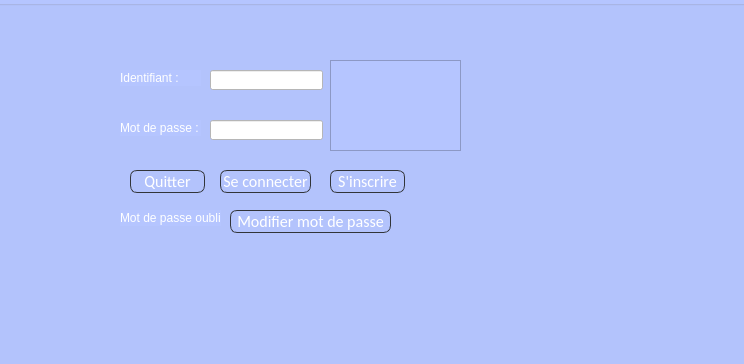
<?xml version="1.0" encoding="UTF-8"?>
<ui version="4.0">
 <class>MainWindow</class>
 <widget class="QMainWindow" name="MainWindow">
  <property name="geometry">
   <rect>
    <x>0</x>
    <y>0</y>
    <width>744</width>
    <height>364</height>
   </rect>
  </property>
  <property name="windowTitle">
   <string>MainWindow</string>
  </property>
  <widget class="QWidget" name="centralwidget">
   <widget class="QGroupBox" name="groupBox">
    <property name="geometry">
     <rect>
      <x>-20</x>
      <y>0</y>
      <width>771</width>
      <height>381</height>
     </rect>
    </property>
    <property name="styleSheet">
     <string notr="true">background-color: rgb(181, 197, 255);
background-image: url(:/background.jpg);</string>
    </property>
    <property name="title">
     <string/>
    </property>
    <widget class="QLabel" name="label_2">
     <property name="geometry">
      <rect>
       <x>140</x>
       <y>70</y>
       <width>81</width>
       <height>16</height>
      </rect>
     </property>
     <property name="styleSheet">
      <string notr="true">color: rgb(255, 255, 255);</string>
     </property>
     <property name="text">
      <string>Identifiant :</string>
     </property>
    </widget>
    <widget class="QLabel" name="label_3">
     <property name="geometry">
      <rect>
       <x>140</x>
       <y>120</y>
       <width>81</width>
       <height>16</height>
      </rect>
     </property>
     <property name="styleSheet">
      <string notr="true">color: rgb(255, 255, 255);</string>
     </property>
     <property name="text">
      <string>Mot de passe :</string>
     </property>
    </widget>
    <widget class="QLineEdit" name="lineEdit_loginid">
     <property name="geometry">
      <rect>
       <x>230</x>
       <y>70</y>
       <width>113</width>
       <height>20</height>
      </rect>
     </property>
     <property name="styleSheet">
      <string notr="true">background-color: rgb(255, 255, 255);
color: rgb(255, 255, 255);</string>
     </property>
    </widget>
    <widget class="QLineEdit" name="lineEdit_loginmdp">
     <property name="geometry">
      <rect>
       <x>230</x>
       <y>120</y>
       <width>113</width>
       <height>20</height>
      </rect>
     </property>
     <property name="focusPolicy">
      <enum>Qt::WheelFocus</enum>
     </property>
     <property name="styleSheet">
      <string notr="true">background-color: rgb(255, 255, 255);
color: rgb(255, 255, 255);</string>
     </property>
     <property name="echoMode">
      <enum>QLineEdit::Password</enum>
     </property>
    </widget>
    <widget class="QPushButton" name="pushButton_quiter1">
     <property name="geometry">
      <rect>
       <x>150</x>
       <y>170</y>
       <width>75</width>
       <height>23</height>
      </rect>
     </property>
     <property name="styleSheet">
      <string notr="true">QPushButton
{
	background: transparent;
	border-style:solid;
	border-radius:7px;
	border-width:1px;
border-color: rgb(50, 53, 57);
color: rgb(255, 255, 255);
	font-size:16px;
font-family:Calibri;
}

QPushButton:hover
{
	background-color: #00000000;
	border-color: rgb(255, 0, 0);
	/*color:rgb(30, 227, 0);*/
}

QPushButton:focus
{
	background-color: rgb(255, 0, 0);
	border-color:rgb(255, 0, 0);
	color:rgb(255, 255, 255);
}</string>
     </property>
     <property name="text">
      <string>Quitter</string>
     </property>
    </widget>
    <widget class="QPushButton" name="pushButton_connecter">
     <property name="geometry">
      <rect>
       <x>240</x>
       <y>170</y>
       <width>91</width>
       <height>23</height>
      </rect>
     </property>
     <property name="styleSheet">
      <string notr="true">QPushButton
{
	background: transparent;
	border-style:solid;
	border-radius:7px;
	border-width:1px;
border-color: rgb(50, 53, 57);
color: rgb(255, 255, 255);
	font-size:16px;
font-family:Calibri;
}

QPushButton:hover
{
	background-color: #00000000;
	border-color: rgb(30, 227, 0);
	/*color:rgb(30, 227, 0);*/
}

QPushButton:focus
{
	background-color:  rgb(30, 227, 0);
	border-color: rgba(30, 227, 0,0);
	color:rgb(255, 255, 255);
}</string>
     </property>
     <property name="text">
      <string>Se connecter</string>
     </property>
    </widget>
    <widget class="QPushButton" name="pushButton_inscrire">
     <property name="geometry">
      <rect>
       <x>350</x>
       <y>170</y>
       <width>75</width>
       <height>23</height>
      </rect>
     </property>
     <property name="styleSheet">
      <string notr="true">QPushButton
{
	background: transparent;
	border-style:solid;
	border-radius:7px;
	border-width:1px;
border-color: rgb(50, 53, 57);
color: rgb(255, 255, 255);
	font-size:16px;
font-family:Calibri;
}

QPushButton:hover
{
	background-color: #00000000;
	border-color: rgb(30, 227, 0);
	/*color:rgb(30, 227, 0);*/
}

QPushButton:focus
{
	background-color:  rgb(30, 227, 0);
	border-color: rgba(30, 227, 0,0);
	color:rgb(255, 255, 255);
}</string>
     </property>
     <property name="text">
      <string>S'inscrire</string>
     </property>
    </widget>
    <widget class="QLabel" name="label_4">
     <property name="geometry">
      <rect>
       <x>140</x>
       <y>210</y>
       <width>101</width>
       <height>16</height>
      </rect>
     </property>
     <property name="styleSheet">
      <string notr="true">color: rgb(255, 255, 255);</string>
     </property>
     <property name="text">
      <string>Mot de passe oublié ?</string>
     </property>
    </widget>
    <widget class="QPushButton" name="pushButton_mdpoublie">
     <property name="geometry">
      <rect>
       <x>250</x>
       <y>210</y>
       <width>161</width>
       <height>23</height>
      </rect>
     </property>
     <property name="styleSheet">
      <string notr="true">QPushButton
{
	background: transparent;
	border-style:solid;
	border-radius:7px;
	border-width:1px;
border-color: rgb(50, 53, 57);
color: rgb(255, 255, 255);
	font-size:16px;
font-family:Calibri;
}

QPushButton:hover
{
	background-color: #00000000;
	border-color: rgb(30, 227, 0);
	/*color:rgb(30, 227, 0);*/
}

QPushButton:focus
{
	background-color:  rgb(30, 227, 0);
	border-color: rgba(30, 227, 0,0);
	color:rgb(255, 255, 255);
}</string>
     </property>
     <property name="text">
      <string>Modifier mot de passe</string>
     </property>
    </widget>
    <widget class="QFrame" name="frame">
     <property name="geometry">
      <rect>
       <x>350</x>
       <y>60</y>
       <width>131</width>
       <height>91</height>
      </rect>
     </property>
     <property name="styleSheet">
      <string notr="true">image: url(:/logoApp.png);</string>
     </property>
     <property name="frameShape">
      <enum>QFrame::StyledPanel</enum>
     </property>
     <property name="frameShadow">
      <enum>QFrame::Raised</enum>
     </property>
    </widget>
   </widget>
  </widget>
 </widget>
 <resources/>
 <connections/>
</ui>
